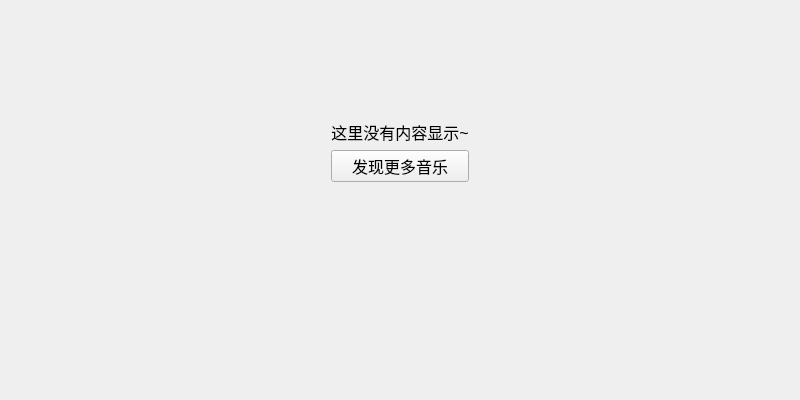
<?xml version="1.0" encoding="UTF-8"?>
<ui version="4.0">
 <class>PurchasedVideos</class>
 <widget class="QWidget" name="PurchasedVideos">
  <property name="geometry">
   <rect>
    <x>0</x>
    <y>0</y>
    <width>800</width>
    <height>400</height>
   </rect>
  </property>
  <property name="windowTitle">
   <string>PurchasedVideos</string>
  </property>
  <layout class="QVBoxLayout" name="verticalLayout">
   <item>
    <widget class="QWidget" name="widget_3" native="true">
     <layout class="QVBoxLayout" name="verticalLayout_8">
      <item>
       <spacer name="verticalSpacer_2">
        <property name="orientation">
         <enum>Qt::Vertical</enum>
        </property>
        <property name="sizeType">
         <enum>QSizePolicy::Fixed</enum>
        </property>
        <property name="sizeHint" stdset="0">
         <size>
          <width>20</width>
          <height>100</height>
         </size>
        </property>
       </spacer>
      </item>
      <item>
       <layout class="QGridLayout" name="gridLayout">
        <item row="0" column="0">
         <spacer name="horizontalSpacer_8">
          <property name="orientation">
           <enum>Qt::Horizontal</enum>
          </property>
          <property name="sizeHint" stdset="0">
           <size>
            <width>40</width>
            <height>20</height>
           </size>
          </property>
         </spacer>
        </item>
        <item row="0" column="1">
         <widget class="QLabel" name="label_16">
          <property name="font">
           <font>
            <pointsize>12</pointsize>
           </font>
          </property>
          <property name="text">
           <string>这里没有内容显示~</string>
          </property>
          <property name="alignment">
           <set>Qt::AlignCenter</set>
          </property>
         </widget>
        </item>
        <item row="0" column="2" rowspan="2">
         <spacer name="horizontalSpacer_9">
          <property name="orientation">
           <enum>Qt::Horizontal</enum>
          </property>
          <property name="sizeHint" stdset="0">
           <size>
            <width>40</width>
            <height>20</height>
           </size>
          </property>
         </spacer>
        </item>
        <item row="1" column="1" rowspan="2">
         <widget class="QPushButton" name="pushButton_7">
          <property name="font">
           <font>
            <pointsize>12</pointsize>
           </font>
          </property>
          <property name="cursor">
           <cursorShape>PointingHandCursor</cursorShape>
          </property>
          <property name="text">
           <string>发现更多音乐</string>
          </property>
         </widget>
        </item>
        <item row="2" column="0">
         <spacer name="horizontalSpacer_11">
          <property name="orientation">
           <enum>Qt::Horizontal</enum>
          </property>
          <property name="sizeHint" stdset="0">
           <size>
            <width>40</width>
            <height>20</height>
           </size>
          </property>
         </spacer>
        </item>
        <item row="2" column="2">
         <spacer name="horizontalSpacer_10">
          <property name="orientation">
           <enum>Qt::Horizontal</enum>
          </property>
          <property name="sizeHint" stdset="0">
           <size>
            <width>40</width>
            <height>20</height>
           </size>
          </property>
         </spacer>
        </item>
       </layout>
      </item>
      <item>
       <spacer name="verticalSpacer">
        <property name="orientation">
         <enum>Qt::Vertical</enum>
        </property>
        <property name="sizeHint" stdset="0">
         <size>
          <width>20</width>
          <height>40</height>
         </size>
        </property>
       </spacer>
      </item>
     </layout>
    </widget>
   </item>
  </layout>
 </widget>
 <resources/>
 <connections/>
</ui>
